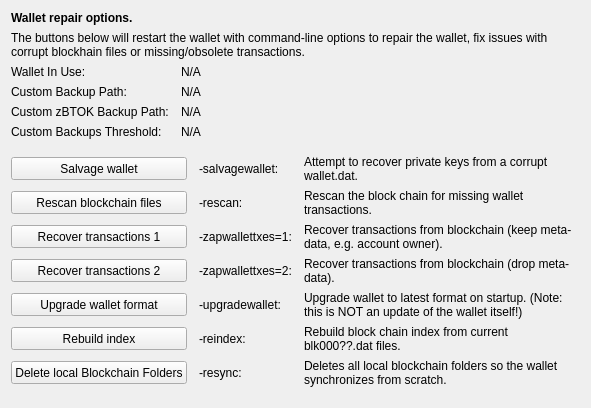
     <widget class="QWidget" name="tab_repair">
      <attribute name="title">
       <string>&amp;Wallet Repair</string>
      </attribute>
      <layout class="QGridLayout" name="gridLayout_4" columnstretch="0,0,0,0">
       <property name="horizontalSpacing">
        <number>12</number>
       </property>
       <item row="0" column="0" colspan="4">
        <widget class="QLabel" name="label_repair_header">
         <property name="font">
          <font>
           <weight>75</weight>
           <bold>true</bold>
          </font>
         </property>
         <property name="text">
          <string>Wallet repair options.</string>
         </property>
        </widget>
       </item>
       <item row="1" column="0" colspan="4">
        <widget class="QLabel" name="label_repair_helptext">
         <property name="font">
          <font>
           <weight>50</weight>
           <bold>false</bold>
          </font>
         </property>
         <property name="text">
          <string>The buttons below will restart the wallet with command-line options to repair the wallet, fix issues with corrupt blockhain files or missing/obsolete transactions.</string>
         </property>
         <property name="wordWrap">
          <bool>true</bool>
         </property>
        </widget>
       </item>
       <item row="2" column="0">
        <widget class="QLabel" name="wallet_path_label">
         <property name="text">
          <string>Wallet In Use:</string>
         </property>
        </widget>
       </item>
       <item row="2" column="1" colspan="3">
        <widget class="QLabel" name="wallet_path">
         <property name="cursor">
          <cursorShape>IBeamCursor</cursorShape>
         </property>
         <property name="text">
          <string>N/A</string>
         </property>
         <property name="textFormat">
          <enum>Qt::PlainText</enum>
         </property>
         <property name="textInteractionFlags">
          <set>Qt::LinksAccessibleByMouse|Qt::TextSelectableByKeyboard|Qt::TextSelectableByMouse</set>
         </property>
        </widget>
       </item>
       <item row="3" column="0">
        <widget class="QLabel" name="wallet_custombackuppath_label">
         <property name="text">
          <string>Custom Backup Path:</string>
         </property>
         <property name="visible">
          <bool>false</bool>
         </property>
        </widget>
       </item>
       <item row="3" column="1" colspan="3">
        <widget class="QLabel" name="wallet_custombackuppath">
         <property name="cursor">
          <cursorShape>IBeamCursor</cursorShape>
         </property>
         <property name="text">
          <string>N/A</string>
         </property>
         <property name="textFormat">
          <enum>Qt::PlainText</enum>
         </property>
         <property name="textInteractionFlags">
          <set>Qt::LinksAccessibleByMouse|Qt::TextSelectableByKeyboard|Qt::TextSelectableByMouse</set>
         </property>
         <property name="visible">
          <bool>false</bool>
         </property>
        </widget>
       </item>
       <item row="4" column="0">
        <widget class="QLabel" name="wallet_customzabetbackuppath_label">
         <property name="text">
          <string>Custom zBTOK Backup Path:</string>
         </property>
         <property name="visible">
          <bool>false</bool>
         </property>
        </widget>
       </item>
       <item row="4" column="1" colspan="3">
        <widget class="QLabel" name="wallet_customzabetbackuppath">
         <property name="cursor">
          <cursorShape>IBeamCursor</cursorShape>
         </property>
         <property name="text">
          <string>N/A</string>
         </property>
         <property name="textFormat">
          <enum>Qt::PlainText</enum>
         </property>
         <property name="textInteractionFlags">
          <set>Qt::LinksAccessibleByMouse|Qt::TextSelectableByKeyboard|Qt::TextSelectableByMouse</set>
         </property>
         <property name="visible">
          <bool>false</bool>
         </property>
        </widget>
       </item>
       <item row="5" column="0">
        <widget class="QLabel" name="wallet_custombackupthreshold_label">
         <property name="text">
          <string>Custom Backups Threshold:</string>
         </property>
         <property name="visible">
          <bool>false</bool>
         </property>
        </widget>
       </item>
       <item row="5" column="1" colspan="3">
        <widget class="QLabel" name="wallet_custombackupthreshold">
         <property name="cursor">
          <cursorShape>IBeamCursor</cursorShape>
         </property>
         <property name="text">
          <string>N/A</string>
         </property>
         <property name="textFormat">
          <enum>Qt::PlainText</enum>
         </property>
         <property name="textInteractionFlags">
          <set>Qt::LinksAccessibleByMouse|Qt::TextSelectableByKeyboard|Qt::TextSelectableByMouse</set>
         </property>
         <property name="visible">
          <bool>false</bool>
         </property>
        </widget>
       </item>
       <item row="6" column="0">
        <spacer name="verticalSpacer_repair1">
         <property name="orientation">
          <enum>Qt::Vertical</enum>
         </property>
         <property name="sizeHint" stdset="0">
          <size>
           <width>10</width>
           <height>10</height>
          </size>
         </property>
        </spacer>
       </item>
       <item row="7" column="0" colspan="2">
        <widget class="QPushButton" name="btn_salvagewallet">
         <property name="minimumSize">
          <size>
           <width>100</width>
           <height>23</height>
          </size>
         </property>
         <property name="text">
          <string>Salvage wallet</string>
         </property>
        </widget>
       </item>
       <item row="7" column="2">
        <widget class="QLabel" name="label_repair_salvage_command">
         <property name="text">
          <string notr="true">-salvagewallet:</string>
         </property>
        </widget>
       </item>
       <item row="7" column="3">
        <widget class="QLabel" name="label_repair_salvage">
         <property name="text">
          <string>Attempt to recover private keys from a corrupt wallet.dat.</string>
         </property>
         <property name="wordWrap">
          <bool>true</bool>
         </property>
        </widget>
       </item>
       <item row="8" column="0" colspan="2">
        <widget class="QPushButton" name="btn_rescan">
         <property name="minimumSize">
          <size>
           <width>100</width>
           <height>23</height>
          </size>
         </property>
         <property name="text">
          <string>Rescan blockchain files</string>
         </property>
        </widget>
       </item>
       <item row="8" column="2">
        <widget class="QLabel" name="label_repair_rescan_command">
         <property name="text">
          <string notr="true">-rescan:</string>
         </property>
        </widget>
       </item>
       <item row="8" column="3">
        <widget class="QLabel" name="label_repair_rescan">
         <property name="text">
          <string>Rescan the block chain for missing wallet transactions.</string>
         </property>
         <property name="wordWrap">
          <bool>true</bool>
         </property>
        </widget>
       </item>
       <item row="9" column="0" colspan="2">
        <widget class="QPushButton" name="btn_zapwallettxes1">
         <property name="minimumSize">
          <size>
           <width>100</width>
           <height>23</height>
          </size>
         </property>
         <property name="text">
          <string>Recover transactions 1</string>
         </property>
        </widget>
       </item>
       <item row="9" column="2">
        <widget class="QLabel" name="label_repair_zap1_command">
         <property name="text">
          <string notr="true">-zapwallettxes=1:</string>
         </property>
        </widget>
       </item>
       <item row="9" column="3">
        <widget class="QLabel" name="label_repair_zap1">
         <property name="text">
          <string>Recover transactions from blockchain (keep meta-data, e.g. account owner).</string>
         </property>
         <property name="wordWrap">
          <bool>true</bool>
         </property>
        </widget>
       </item>
       <item row="10" column="0" colspan="2">
        <widget class="QPushButton" name="btn_zapwallettxes2">
         <property name="minimumSize">
          <size>
           <width>100</width>
           <height>23</height>
          </size>
         </property>
         <property name="text">
          <string>Recover transactions 2</string>
         </property>
        </widget>
       </item>
       <item row="10" column="2">
        <widget class="QLabel" name="label_repair_zap2_command">
         <property name="text">
          <string notr="true">-zapwallettxes=2:</string>
         </property>
        </widget>
       </item>
       <item row="10" column="3">
        <widget class="QLabel" name="label_repair_zap2">
         <property name="text">
          <string>Recover transactions from blockchain (drop meta-data).</string>
         </property>
         <property name="wordWrap">
          <bool>true</bool>
         </property>
        </widget>
       </item>
       <item row="11" column="0" colspan="2">
        <widget class="QPushButton" name="btn_upgradewallet">
         <property name="minimumSize">
          <size>
           <width>100</width>
           <height>23</height>
          </size>
         </property>
         <property name="text">
          <string>Upgrade wallet format</string>
         </property>
        </widget>
       </item>
       <item row="11" column="2">
        <widget class="QLabel" name="label_repair_upgrade_command">
         <property name="text">
          <string notr="true">-upgradewallet:</string>
         </property>
        </widget>
       </item>
       <item row="11" column="3">
        <widget class="QLabel" name="label_repair_upgrade">
         <property name="text">
          <string>Upgrade wallet to latest format on startup. (Note: this is NOT an update of the wallet itself!)</string>
         </property>
         <property name="wordWrap">
          <bool>true</bool>
         </property>
        </widget>
       </item>
       <item row="12" column="0" colspan="2">
        <widget class="QPushButton" name="btn_reindex">
         <property name="minimumSize">
          <size>
           <width>100</width>
           <height>23</height>
          </size>
         </property>
         <property name="text">
          <string>Rebuild index</string>
         </property>
        </widget>
       </item>
       <item row="12" column="2">
        <widget class="QLabel" name="label_repair_reindex_command">
         <property name="text">
          <string notr="true">-reindex:</string>
         </property>
        </widget>
       </item>
       <item row="12" column="3">
        <widget class="QLabel" name="label_repair_reindex">
         <property name="text">
          <string>Rebuild block chain index from current blk000??.dat files.</string>
         </property>
         <property name="wordWrap">
          <bool>true</bool>
         </property>
        </widget>
       </item>
       <item row="13" column="0" colspan="2">
        <widget class="QPushButton" name="btn_resync">
         <property name="minimumSize">
          <size>
           <width>100</width>
           <height>23</height>
          </size>
         </property>
         <property name="text">
          <string>Delete local Blockchain Folders</string>
         </property>
        </widget>
       </item>
       <item row="13" column="2">
        <widget class="QLabel" name="label_repair_resync_command">
         <property name="text">
          <string>-resync:</string>
         </property>
        </widget>
       </item>
       <item row="13" column="3">
        <widget class="QLabel" name="label_repair_resync">
         <property name="text">
          <string>Deletes all local blockchain folders so the wallet synchronizes from scratch.</string>
         </property>
         <property name="wordWrap">
          <bool>true</bool>
         </property>
        </widget>
       </item>
       <item row="14" column="0">
        <spacer name="verticalSpacer_repair2">
         <property name="orientation">
          <enum>Qt::Vertical</enum>
         </property>
         <property name="sizeHint" stdset="0">
          <size>
           <width>20</width>
           <height>10</height>
          </size>
         </property>
        </spacer>
       </item>
      </layout>
     </widget>
